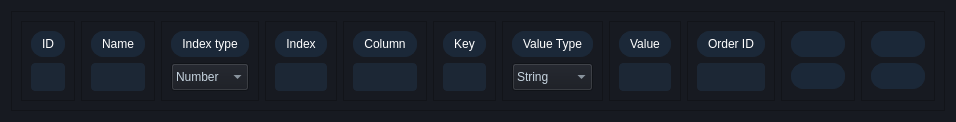
<?xml version="1.0" encoding="UTF-8"?>
<ui version="4.0">
 <class>Form</class>
 <widget class="QWidget" name="Form">
  <property name="geometry">
   <rect>
    <x>0</x>
    <y>0</y>
    <width>946</width>
    <height>118</height>
   </rect>
  </property>
  <property name="maximumSize">
   <size>
    <width>16777215</width>
    <height>16777215</height>
   </size>
  </property>
  <property name="windowTitle">
   <string>Form</string>
  </property>
  <property name="styleSheet">
   <string notr="true">QWidget {
    background-color: #171a21; /* Steam's Dark Theme Background Color */
    color: #c6d4df; /* Steam's Text Color */
    font-size: 12px;
}

QLabel {
    background-color: #1b2838; /* Steam's Button Background Color */
    color: #ffffff; /* White text for buttons */
    border: 1px solid #1b2838;
    border-radius: 12px;
    padding: 5px 10px;
}


QPushButton {
    background-color: #1b2838; /* Steam's Button Background Color */
    color: #ffffff; /* White text for buttons */
    border: 1px solid #1b2838;
    border-radius: 12px;
    padding: 5px 10px;
}

QPushButton:hover {
    background-color: #2d435e; /* Darker shade on hover */
}

QPushButton:pressed {
    background-color: #122031; /* Darker shade when pressed */
}

QLineEdit {
    background-color: #1c2735; /* Steam's Input Field Color */
    border: 1px solid #1c2735;
    padding: 5px;
    color: #c6d4df; /* Steam's Text Color */
    border-radius: 4px;
}

QLineEdit:focus {
    border: 1px solid #5a90d8; /* Steam's Accent Color on focus */
}

QTextEdit {
    background-color: #1c2735; /* Steam's Input Field Color */
    border: 1px solid #1c2735;
    padding: 5px;
    color: #c6d4df; /* Steam's Text Color */
    border-radius: 4px;
}

QTextEdit:focus {
    border: 1px solid #5a90d8; /* Steam's Accent Color on focus */
}

QScrollBar:vertical {
    border: none;
    background: #171a21; /* Steam's Scroll Bar Background */
    width: 12px;
    margin: 0px 0px 0px 0px;
}

QScrollBar::handle:vertical {
    background: #5a90d8; /* Steam's Scroll Bar Handle */
    min-height: 20px;
    border-radius: 6px;
}

QScrollBar::add-line:vertical {
    background: none;
}

QScrollBar::sub-line:vertical {
    background: none;
}

QScrollBar::add-page:vertical, QScrollBar::sub-page:vertical {
    background: none;
}

QProgressBar {
    border: 1px solid #5a90d8; /* Border color */
    border-radius: 5px;
    background-color: #1c2735; /* Background color of the bar */
    text-align: center;
}

QProgressBar::chunk {
    background-color: #5a90d8; /* Color of the progress */
    width: 20px; /* Width of each progress chunk */
}
QRadioButton {
    color: #c6d4df; /* Text color */
}

QRadioButton::indicator {
    width: 14px; /* Size of the radio button */
    height: 14px;
    border: 2px solid #5a90d8; /* Border color of the radio button */
    border-radius: 7px; /* Makes it round */
}

QRadioButton::indicator:checked {
    background-color: #5a90d8; /* Color when checked */
    border: 2px solid #5a90d8; /* Border color when checked */
}

QRadioButton::indicator:hover {
    border: 2px solid #5a90d8; /* Border color on hover */
}
QCheckBox {
    color: #c6d4df; /* Text color */
}

QCheckBox::indicator {
    width: 14px; /* Size of the checkbox */
    height: 14px;
    border: 2px solid #5a90d8; /* Border color of the checkbox */
    border-radius: 3px; /* Makes it slightly rounded */
}

QCheckBox::indicator:checked {
    background-color: #5a90d8; /* Color when checked */
    border: 2px solid #5a90d8; /* Border color when checked */
}

QCheckBox::indicator:hover {
    border: 2px solid #5a90d8; /* Border color on hover */
}
QDialogButtonBox {
    background-color: #1c2735; /* Background color */
}

QDialogButtonBox QPushButton {
    background-color: #7289da; /* Button background color */
    color: #ffffff; /* Button text color */
    border: 1px solid #7289da; /* Button border color */
    border-radius: 4px;
    padding: 5px 10px;
    margin-right: 5px;
}

QDialogButtonBox QPushButton:hover {
    background-color: #677bc4; /* Darker shade on hover */
}

QDialogButtonBox QPushButton:pressed {
    background-color: #5865a6; /* Darker shade when pressed */
}
</string>
  </property>
  <layout class="QVBoxLayout" name="verticalLayout">
   <item>
    <widget class="QFrame" name="frame_9">
     <property name="maximumSize">
      <size>
       <width>16777215</width>
       <height>100</height>
      </size>
     </property>
     <property name="frameShape">
      <enum>QFrame::StyledPanel</enum>
     </property>
     <property name="frameShadow">
      <enum>QFrame::Raised</enum>
     </property>
     <layout class="QHBoxLayout" name="horizontalLayout">
      <item>
       <widget class="QFrame" name="databaseRecordID_frame">
        <property name="sizePolicy">
         <sizepolicy hsizetype="Preferred" vsizetype="Preferred">
          <horstretch>2</horstretch>
          <verstretch>0</verstretch>
         </sizepolicy>
        </property>
        <property name="styleSheet">
         <string notr="true"/>
        </property>
        <property name="frameShape">
         <enum>QFrame::StyledPanel</enum>
        </property>
        <property name="frameShadow">
         <enum>QFrame::Raised</enum>
        </property>
        <layout class="QVBoxLayout" name="verticalLayout_6">
         <item>
          <widget class="QLabel" name="databaseRecordID_Label">
           <property name="sizePolicy">
            <sizepolicy hsizetype="Preferred" vsizetype="Preferred">
             <horstretch>0</horstretch>
             <verstretch>1</verstretch>
            </sizepolicy>
           </property>
           <property name="text">
            <string>ID</string>
           </property>
           <property name="textFormat">
            <enum>Qt::AutoText</enum>
           </property>
           <property name="alignment">
            <set>Qt::AlignCenter</set>
           </property>
          </widget>
         </item>
         <item>
          <widget class="QLineEdit" name="databaseRecordID_Line">
           <property name="enabled">
            <bool>false</bool>
           </property>
           <property name="sizePolicy">
            <sizepolicy hsizetype="Preferred" vsizetype="Preferred">
             <horstretch>1</horstretch>
             <verstretch>2</verstretch>
            </sizepolicy>
           </property>
          </widget>
         </item>
        </layout>
       </widget>
      </item>
      <item>
       <widget class="QFrame" name="frame_10">
        <property name="sizePolicy">
         <sizepolicy hsizetype="Preferred" vsizetype="Preferred">
          <horstretch>2</horstretch>
          <verstretch>0</verstretch>
         </sizepolicy>
        </property>
        <property name="frameShape">
         <enum>QFrame::StyledPanel</enum>
        </property>
        <property name="frameShadow">
         <enum>QFrame::Raised</enum>
        </property>
        <layout class="QVBoxLayout" name="verticalLayout_2">
         <item>
          <widget class="QLabel" name="databaseRecordName_Label">
           <property name="sizePolicy">
            <sizepolicy hsizetype="Preferred" vsizetype="Preferred">
             <horstretch>0</horstretch>
             <verstretch>1</verstretch>
            </sizepolicy>
           </property>
           <property name="text">
            <string>Name</string>
           </property>
           <property name="textFormat">
            <enum>Qt::AutoText</enum>
           </property>
           <property name="alignment">
            <set>Qt::AlignCenter</set>
           </property>
          </widget>
         </item>
         <item>
          <widget class="QLineEdit" name="databaseRecordName_Line">
           <property name="sizePolicy">
            <sizepolicy hsizetype="Preferred" vsizetype="Preferred">
             <horstretch>1</horstretch>
             <verstretch>2</verstretch>
            </sizepolicy>
           </property>
          </widget>
         </item>
        </layout>
       </widget>
      </item>
      <item>
       <widget class="QFrame" name="frame_11">
        <property name="sizePolicy">
         <sizepolicy hsizetype="Preferred" vsizetype="Preferred">
          <horstretch>1</horstretch>
          <verstretch>0</verstretch>
         </sizepolicy>
        </property>
        <property name="frameShape">
         <enum>QFrame::StyledPanel</enum>
        </property>
        <property name="frameShadow">
         <enum>QFrame::Raised</enum>
        </property>
        <layout class="QVBoxLayout" name="verticalLayout_10">
         <item>
          <widget class="QLabel" name="databaseRecordIndType_Label">
           <property name="sizePolicy">
            <sizepolicy hsizetype="Preferred" vsizetype="Preferred">
             <horstretch>0</horstretch>
             <verstretch>1</verstretch>
            </sizepolicy>
           </property>
           <property name="text">
            <string>&lt;html&gt;&lt;head/&gt;&lt;body&gt;&lt;p&gt;&lt;span style=&quot; font-size:9pt;&quot;&gt;Index type&lt;/span&gt;&lt;/p&gt;&lt;/body&gt;&lt;/html&gt;</string>
           </property>
           <property name="textFormat">
            <enum>Qt::AutoText</enum>
           </property>
           <property name="alignment">
            <set>Qt::AlignCenter</set>
           </property>
          </widget>
         </item>
         <item>
          <widget class="QComboBox" name="databaseRecordIndType_ComboBox">
           <property name="sizePolicy">
            <sizepolicy hsizetype="Preferred" vsizetype="Preferred">
             <horstretch>1</horstretch>
             <verstretch>2</verstretch>
            </sizepolicy>
           </property>
           <item>
            <property name="text">
             <string>Number</string>
            </property>
           </item>
           <item>
            <property name="text">
             <string>Array</string>
            </property>
           </item>
          </widget>
         </item>
        </layout>
       </widget>
      </item>
      <item>
       <widget class="QFrame" name="frame_12">
        <property name="sizePolicy">
         <sizepolicy hsizetype="Preferred" vsizetype="Preferred">
          <horstretch>2</horstretch>
          <verstretch>0</verstretch>
         </sizepolicy>
        </property>
        <property name="frameShape">
         <enum>QFrame::StyledPanel</enum>
        </property>
        <property name="frameShadow">
         <enum>QFrame::Raised</enum>
        </property>
        <layout class="QVBoxLayout" name="verticalLayout_11">
         <item>
          <widget class="QLabel" name="databaseRecordIndex_Label">
           <property name="sizePolicy">
            <sizepolicy hsizetype="Preferred" vsizetype="Preferred">
             <horstretch>0</horstretch>
             <verstretch>1</verstretch>
            </sizepolicy>
           </property>
           <property name="text">
            <string>Index</string>
           </property>
           <property name="textFormat">
            <enum>Qt::AutoText</enum>
           </property>
           <property name="alignment">
            <set>Qt::AlignCenter</set>
           </property>
          </widget>
         </item>
         <item>
          <widget class="QLineEdit" name="databaseRecordIndex_lineEdit">
           <property name="sizePolicy">
            <sizepolicy hsizetype="Expanding" vsizetype="Preferred">
             <horstretch>1</horstretch>
             <verstretch>2</verstretch>
            </sizepolicy>
           </property>
          </widget>
         </item>
        </layout>
       </widget>
      </item>
      <item>
       <widget class="QFrame" name="frame_13">
        <property name="sizePolicy">
         <sizepolicy hsizetype="Preferred" vsizetype="Preferred">
          <horstretch>2</horstretch>
          <verstretch>0</verstretch>
         </sizepolicy>
        </property>
        <property name="frameShape">
         <enum>QFrame::StyledPanel</enum>
        </property>
        <property name="frameShadow">
         <enum>QFrame::Raised</enum>
        </property>
        <layout class="QVBoxLayout" name="verticalLayout_12">
         <item>
          <widget class="QLabel" name="databaseRecordColumn_label">
           <property name="sizePolicy">
            <sizepolicy hsizetype="Preferred" vsizetype="Preferred">
             <horstretch>0</horstretch>
             <verstretch>1</verstretch>
            </sizepolicy>
           </property>
           <property name="text">
            <string>Column</string>
           </property>
           <property name="textFormat">
            <enum>Qt::AutoText</enum>
           </property>
           <property name="alignment">
            <set>Qt::AlignCenter</set>
           </property>
          </widget>
         </item>
         <item>
          <widget class="QLineEdit" name="databaseRecordColumn_lineEdit">
           <property name="sizePolicy">
            <sizepolicy hsizetype="Expanding" vsizetype="Preferred">
             <horstretch>1</horstretch>
             <verstretch>2</verstretch>
            </sizepolicy>
           </property>
          </widget>
         </item>
        </layout>
       </widget>
      </item>
      <item>
       <widget class="QFrame" name="frame_14">
        <property name="sizePolicy">
         <sizepolicy hsizetype="Preferred" vsizetype="Preferred">
          <horstretch>2</horstretch>
          <verstretch>0</verstretch>
         </sizepolicy>
        </property>
        <property name="frameShape">
         <enum>QFrame::StyledPanel</enum>
        </property>
        <property name="frameShadow">
         <enum>QFrame::Raised</enum>
        </property>
        <layout class="QVBoxLayout" name="verticalLayout_13">
         <item>
          <widget class="QLabel" name="databaseRecordKey_label">
           <property name="sizePolicy">
            <sizepolicy hsizetype="Preferred" vsizetype="Preferred">
             <horstretch>0</horstretch>
             <verstretch>1</verstretch>
            </sizepolicy>
           </property>
           <property name="text">
            <string>Key</string>
           </property>
           <property name="textFormat">
            <enum>Qt::AutoText</enum>
           </property>
           <property name="alignment">
            <set>Qt::AlignCenter</set>
           </property>
          </widget>
         </item>
         <item>
          <widget class="QLineEdit" name="databaseRecordKey_lineEdit">
           <property name="sizePolicy">
            <sizepolicy hsizetype="Preferred" vsizetype="Preferred">
             <horstretch>1</horstretch>
             <verstretch>2</verstretch>
            </sizepolicy>
           </property>
          </widget>
         </item>
        </layout>
       </widget>
      </item>
      <item>
       <widget class="QFrame" name="frame_15">
        <property name="sizePolicy">
         <sizepolicy hsizetype="Preferred" vsizetype="Preferred">
          <horstretch>1</horstretch>
          <verstretch>0</verstretch>
         </sizepolicy>
        </property>
        <property name="frameShape">
         <enum>QFrame::StyledPanel</enum>
        </property>
        <property name="frameShadow">
         <enum>QFrame::Raised</enum>
        </property>
        <layout class="QVBoxLayout" name="verticalLayout_14">
         <item>
          <widget class="QLabel" name="databaseRecordValType_label">
           <property name="sizePolicy">
            <sizepolicy hsizetype="Preferred" vsizetype="Preferred">
             <horstretch>0</horstretch>
             <verstretch>1</verstretch>
            </sizepolicy>
           </property>
           <property name="text">
            <string>Value Type</string>
           </property>
           <property name="textFormat">
            <enum>Qt::AutoText</enum>
           </property>
           <property name="alignment">
            <set>Qt::AlignCenter</set>
           </property>
          </widget>
         </item>
         <item>
          <widget class="QComboBox" name="databaseRecordValType_comboBox">
           <property name="sizePolicy">
            <sizepolicy hsizetype="Preferred" vsizetype="Preferred">
             <horstretch>1</horstretch>
             <verstretch>2</verstretch>
            </sizepolicy>
           </property>
           <item>
            <property name="text">
             <string>String</string>
            </property>
           </item>
           <item>
            <property name="text">
             <string>Number</string>
            </property>
           </item>
          </widget>
         </item>
        </layout>
       </widget>
      </item>
      <item>
       <widget class="QFrame" name="frame_16">
        <property name="sizePolicy">
         <sizepolicy hsizetype="Preferred" vsizetype="Preferred">
          <horstretch>2</horstretch>
          <verstretch>0</verstretch>
         </sizepolicy>
        </property>
        <property name="frameShape">
         <enum>QFrame::StyledPanel</enum>
        </property>
        <property name="frameShadow">
         <enum>QFrame::Raised</enum>
        </property>
        <layout class="QVBoxLayout" name="verticalLayout_15">
         <item>
          <widget class="QLabel" name="databaseRecordValue_label">
           <property name="sizePolicy">
            <sizepolicy hsizetype="Preferred" vsizetype="Preferred">
             <horstretch>0</horstretch>
             <verstretch>1</verstretch>
            </sizepolicy>
           </property>
           <property name="text">
            <string>Value</string>
           </property>
           <property name="textFormat">
            <enum>Qt::AutoText</enum>
           </property>
           <property name="alignment">
            <set>Qt::AlignCenter</set>
           </property>
          </widget>
         </item>
         <item>
          <widget class="QLineEdit" name="databaseRecordValue_lineEdit">
           <property name="sizePolicy">
            <sizepolicy hsizetype="Preferred" vsizetype="Preferred">
             <horstretch>1</horstretch>
             <verstretch>2</verstretch>
            </sizepolicy>
           </property>
          </widget>
         </item>
        </layout>
       </widget>
      </item>
      <item>
       <widget class="QFrame" name="databaseRecordOrderID_frame">
        <property name="sizePolicy">
         <sizepolicy hsizetype="Preferred" vsizetype="Preferred">
          <horstretch>2</horstretch>
          <verstretch>0</verstretch>
         </sizepolicy>
        </property>
        <property name="styleSheet">
         <string notr="true"/>
        </property>
        <property name="frameShape">
         <enum>QFrame::StyledPanel</enum>
        </property>
        <property name="frameShadow">
         <enum>QFrame::Raised</enum>
        </property>
        <layout class="QVBoxLayout" name="verticalLayout_4">
         <item>
          <widget class="QLabel" name="databaseRecordOrderID_Label">
           <property name="sizePolicy">
            <sizepolicy hsizetype="Preferred" vsizetype="Preferred">
             <horstretch>0</horstretch>
             <verstretch>1</verstretch>
            </sizepolicy>
           </property>
           <property name="text">
            <string>Order ID</string>
           </property>
           <property name="textFormat">
            <enum>Qt::AutoText</enum>
           </property>
           <property name="alignment">
            <set>Qt::AlignCenter</set>
           </property>
          </widget>
         </item>
         <item>
          <widget class="QLineEdit" name="databaseRecordOrderID_Line">
           <property name="sizePolicy">
            <sizepolicy hsizetype="Preferred" vsizetype="Preferred">
             <horstretch>1</horstretch>
             <verstretch>2</verstretch>
            </sizepolicy>
           </property>
          </widget>
         </item>
        </layout>
       </widget>
      </item>
      <item>
       <widget class="QFrame" name="frame">
        <property name="sizePolicy">
         <sizepolicy hsizetype="Preferred" vsizetype="Preferred">
          <horstretch>2</horstretch>
          <verstretch>0</verstretch>
         </sizepolicy>
        </property>
        <property name="frameShape">
         <enum>QFrame::StyledPanel</enum>
        </property>
        <property name="frameShadow">
         <enum>QFrame::Raised</enum>
        </property>
        <layout class="QVBoxLayout" name="verticalLayout_3">
         <item>
          <widget class="QPushButton" name="databaseRecordDelete_Button">
           <property name="text">
            <string/>
           </property>
           <property name="icon">
            <iconset resource="icons.qrc">
             <normaloff>:/file_open/icons/icons8-delete-100.png</normaloff>:/file_open/icons/icons8-delete-100.png</iconset>
           </property>
          </widget>
         </item>
         <item>
          <widget class="QPushButton" name="databaseRecordSave_Button">
           <property name="text">
            <string/>
           </property>
           <property name="icon">
            <iconset resource="icons.qrc">
             <normaloff>:/file_open/icons/icons8-save-100.png</normaloff>:/file_open/icons/icons8-save-100.png</iconset>
           </property>
          </widget>
         </item>
        </layout>
       </widget>
      </item>
      <item>
       <widget class="QFrame" name="frame_2">
        <property name="sizePolicy">
         <sizepolicy hsizetype="Preferred" vsizetype="Preferred">
          <horstretch>2</horstretch>
          <verstretch>0</verstretch>
         </sizepolicy>
        </property>
        <property name="frameShape">
         <enum>QFrame::StyledPanel</enum>
        </property>
        <property name="frameShadow">
         <enum>QFrame::Raised</enum>
        </property>
        <layout class="QVBoxLayout" name="verticalLayout_5">
         <item>
          <widget class="QPushButton" name="databaseRecordUpperOrder_Button_2">
           <property name="text">
            <string/>
           </property>
           <property name="icon">
            <iconset resource="icons.qrc">
             <normaloff>:/file_open/icons/icons8-up-90.png</normaloff>:/file_open/icons/icons8-up-90.png</iconset>
           </property>
          </widget>
         </item>
         <item>
          <widget class="QPushButton" name="databaseRecordDownOrder_Button_2">
           <property name="text">
            <string/>
           </property>
           <property name="icon">
            <iconset resource="icons.qrc">
             <normaloff>:/file_open/icons/icons8-down-90.png</normaloff>:/file_open/icons/icons8-down-90.png</iconset>
           </property>
          </widget>
         </item>
        </layout>
       </widget>
      </item>
     </layout>
    </widget>
   </item>
  </layout>
 </widget>
 <resources>
  <include location="icons.qrc"/>
 </resources>
 <connections/>
</ui>
